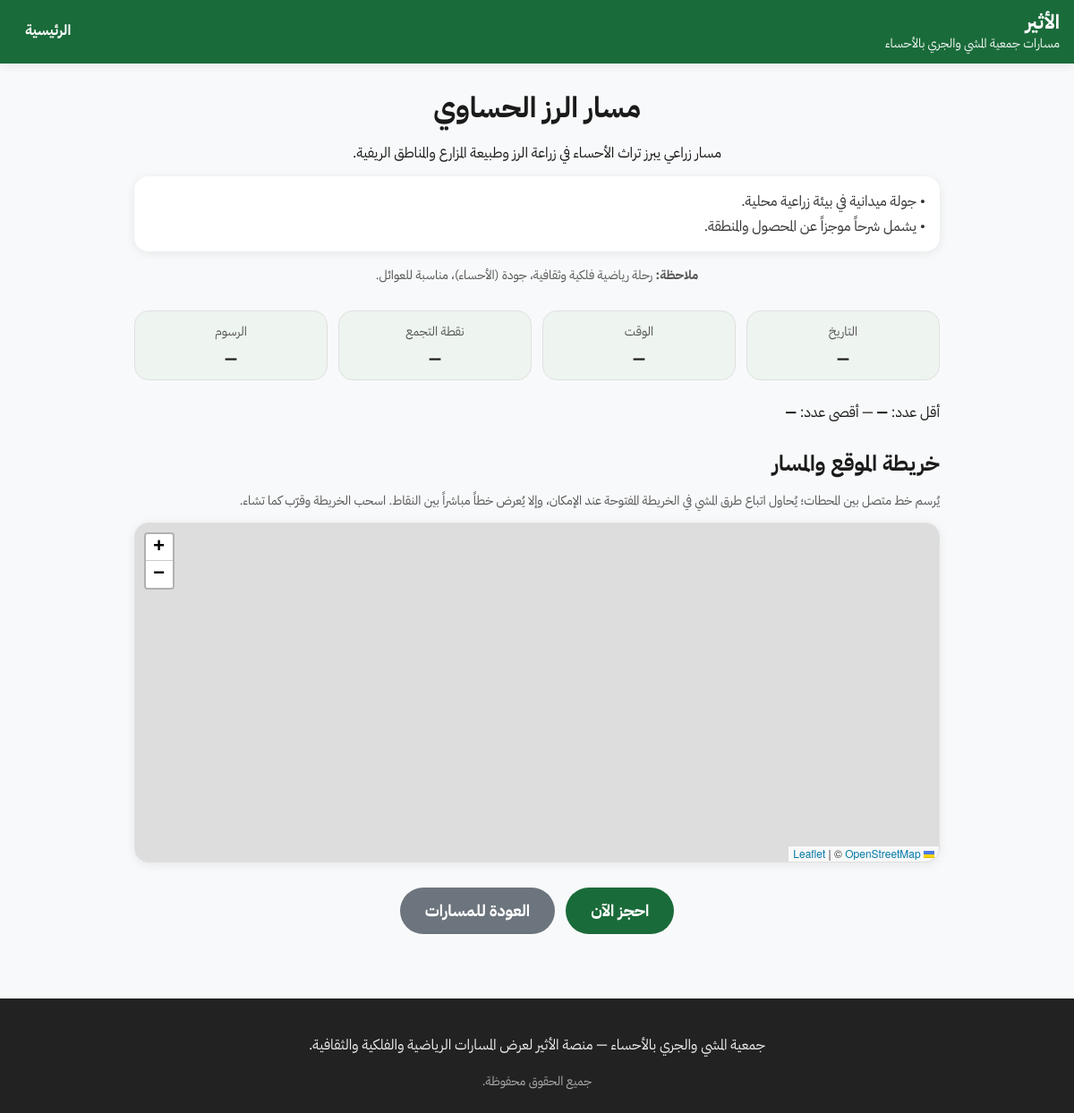
Page /route.php?id=2 on the committed database.
### tables this page shows
CREATE TABLE `routes` (
  `id` INT UNSIGNED NOT NULL AUTO_INCREMENT,
  `name` VARCHAR(255) NOT NULL,
  `description` TEXT NULL,
  `detail_extra` TEXT NULL,
  `date` DATE NULL,
  `time` TIME NULL,
  `meeting_point` VARCHAR(500) NULL,
  `price` DECIMAL(10,2) NULL,
  `min_participants` INT NULL,
  `max_participants` INT NULL,
  `location` TEXT NULL,
  `itinerary` TEXT NULL,
  `image_url` VARCHAR(1000) NULL,
  `source_url` VARCHAR(1000) NOT NULL,
  `booking_url` VARCHAR(1000) NULL,
  `type` ENUM('رياضي','فلكي','ثقافي','زراعي','مهاجر') NOT NULL DEFAULT 'رياضي',
  `map_json` TEXT NULL,
  `is_active` TINYINT(1) NOT NULL DEFAULT 1,
  `created_at` TIMESTAMP NOT NULL DEFAULT CURRENT_TIMESTAMP,
  `updated_at` TIMESTAMP NOT NULL DEFAULT CURRENT_TIMESTAMP ON UPDATE CURRENT_TIMESTAMP,
  PRIMARY KEY (`id`),
  UNIQUE KEY `uq_source_url` (`source_url`(255))
);

### functions.php (called while the page is built, shortened)
<?php
function atheerEnsureSchema(PDO $pdo): void
{
    static $done = false;
    if ($done) {
        return;
    }
    $done = true;
}
function atheerFixLegacyImagePaths(PDO $pdo): void
{
    $done = true;
}
function atheer_attach_route_maps(array $templates, callable $mkMap): array
{
    foreach ($templates as &$t) {
        $u = $t['source_url'];
    }
    return $templates;
}
function atheerApplyReferenceContentV2(PDO $pdo): void
{
    try {
        $chk = $pdo->prepare('SELECT key_value FROM settings WHERE key_name = :k LIMIT 1');
        $chk->execute(['k' => 'atheer_route_ref_v4']);
        $v = $chk->fetchColumn();
    } catch (Throwable $e) {
    }
    $mkMap = static function (array $points, ?array $center = null, int $zoom = 11): string {
        $c = $center ?? [25.3843, 49.5877];
        return json_encode([
            'center' => $c,
            'zoom'   => $zoom,
            'points' => $points,
        ], JSON_UNESCAPED_UNICODE | JSON_UNESCAPED_SLASHES);
    };
    $defaults = atheer_attach_route_maps(require __DIR__ . '/route_seed_content.php', $mkMap);
    $sql = 'UPDATE routes SET
        name = :name, description = :description, detail_extra = :detail_extra,
        `date` = :date, `time` = :time, meeting_point = :meeting_point,
        price = :price, min_participants = :minp, max_participants = :maxp,
        location = :location, itinerary = :itinerary, image_url = :image_url,
        type = :type, map_json = :map_json
        WHERE source_url = :source_url';
    $stmt = $pdo->prepare($sql);
    foreach ($defaults as $row) {
        try {
            $stmt->execute([
                'name'          => $row['name'],
                'description'   => $row['description'],
                'detail_extra'  => $row['detail_extra'],
                'date'          => $row['date'] ?? null,
                'time'          => $row['time'] ?? null,
                'meeting_point' => $row['meeting_point'] ?? null,
                'price'         => $row['price'] ?? null,
                'minp'          => $row['min_participants'] ?? null,
                'maxp'          => $row['max_participants'] ?? null,
                'location'      => $row['location'],
                'itinerary'     => $row['itinerary'] ?? null,
                'image_url'     => $row['image_url'],
                'type'          => $row['type'],
                'map_json'      => $row['map_json'],
                'source_url'    => $row['source_url'],
            ]);
        } catch (Throwable $e) {
        }
    }
}
function ensureDefaultRoutesSeeded(PDO $pdo): void
{
    $count = (int) $pdo->query('SELECT COUNT(*) FROM routes')->fetchColumn();
    if ($count > 0) {
        $done = true;
        return;
    }
}
function getRouteById(int $id): ?array
{
    $pdo = get_pdo();
    ensureDefaultRoutesSeeded($pdo);
    atheerApplyReferenceContentV2($pdo);
    $stmt = $pdo->prepare('SELECT * FROM routes WHERE id = :id AND is_active = 1 LIMIT 1');
    $stmt->execute(['id' => $id]);
    $row = $stmt->fetch();
    return $row ?: null;
}
function formatDate(?string $date): string
{
    if ($date === null || $date === '') {
        return '—';
    }
    $ts = strtotime($date);
    $days = ['الأحد', 'الإثنين', 'الثلاثاء', 'الأربعاء', 'الخميس', 'الجمعة', 'السبت'];
    $months = [
        1 => 'يناير', 2 => 'فبراير', 3 => 'مارس', 4 => 'أبريل', 5 => 'مايو', 6 => 'يونيو',
        7 => 'يوليو', 8 => 'أغسطس', 9 => 'سبتمبر', 10 => 'أكتوبر', 11 => 'نوفمبر', 12 => 'ديسمبر',
    ];
    $w = (int) date('w', $ts);
    $d = (int) date('j', $ts);
    $m = (int) date('n', $ts);
    $y = (int) date('Y', $ts);
    $monthName = $months[$m] ?? date('F', $ts);
    return $days[$w] . '، ' . $d . ' ' . $monthName . ' ' . $y;
}
function formatTime(?string $time): string
{
    if ($time === null || $time === '') {
        return '—';
    }
    return $time;
}
function siteBase(): string
{
    $script = $_SERVER['SCRIPT_NAME'] ?? '/index.php';
    $dir = str_replace('\\', '/', dirname($script));
    if ($dir === '/' || $dir === '.' || $dir === '') {
        return '';
    }
    return rtrim($dir, '/');
}
function assetUrl(string $path): string
{
    $fragment = '';
    $hashPos = strpos($path, '#');
    $query = '';
    $qPos = strpos($path, '?');
    $path = ltrim($path, '/');
    $parts = array_values(array_filter(explode('/', $path), static function ($s): bool {
        return $s !== '';
    }));
    $encoded = array_map(static function (string $segment): string {
        return rawurlencode($segment);
    }, $parts);
    $path = implode('/', $encoded);
    $base = siteBase();
    return ($base !== '' ? $base . '/' : '/') . $path . $query . $fragment;
}

### route.php (the view, shortened to what this page needs)
<?php
require_once __DIR__ . '/includes/functions.php';
$id = isset($_GET['id']) ? (int) $_GET['id'] : 0;
$route = getRouteById($id);
$name = (string) $route['name'];
$description = (string) ($route['description'] ?? '');
$detailExtra = (string) ($route['detail_extra'] ?? '');
$dateStr = formatDate(isset($route['date']) ? (string) $route['date'] : null);
$timeStr = formatTime(isset($route['time']) ? (string) $route['time'] : null);
$meeting = (string) ($route['meeting_point'] ?? '');
if ($meeting === '') {
    $meeting = '—';
}
$price = $route['price'];
$priceStr = ($price !== null && $price !== '') ? number_format((float) $price, 0, '.', '') . ' ريال' : '—';
$minP = $route['min_participants'];
$maxP = $route['max_participants'];
$loc = (string) ($route['location'] ?? '');
$book = (string) ($route['booking_url'] ?? '');
$noteLine = 'رحلة رياضية فلكية وثقافية';
if ($loc !== '') {
    $noteLine .= '، جودة (' . $loc . ')';
}
$noteLine .= '، مناسبة للعوائل.';
require __DIR__ . '/includes/header.php';
?>
<article class="route-detail" id="route-top">
    <header class="route-detail__header">
        <h1 class="route-detail__title"><?php echo htmlspecialchars($name, ENT_QUOTES | ENT_SUBSTITUTE, 'UTF-8'); ?></h1>
        <?php if ($description !== ''): ?>
        <p class="route-detail__intro"><?php echo nl2br(htmlspecialchars($description, ENT_QUOTES | ENT_SUBSTITUTE, 'UTF-8')); ?></p>
        <?php endif; ?>
        <?php if ($detailExtra !== ''): ?>
        <div class="route-detail__extra">
            <?php echo nl2br(htmlspecialchars($detailExtra, ENT_QUOTES | ENT_SUBSTITUTE, 'UTF-8')); ?>
        </div>
        <?php endif; ?>
        <p class="route-detail__note"><strong>ملاحظة:</strong> <?php echo htmlspecialchars($noteLine, ENT_QUOTES | ENT_SUBSTITUTE, 'UTF-8'); ?></p>
    </header>
    <section class="route-detail__facts" aria-label="معلومات أساسية">
        <div class="fact-card">
            <span class="fact-card__label">التاريخ</span>
            <span class="fact-card__value"><?php echo htmlspecialchars($dateStr, ENT_QUOTES | ENT_SUBSTITUTE, 'UTF-8'); ?></span>
        </div>
        <div class="fact-card">
            <span class="fact-card__label">الوقت</span>
            <span class="fact-card__value"><?php echo htmlspecialchars($timeStr, ENT_QUOTES | ENT_SUBSTITUTE, 'UTF-8'); ?></span>
        </div>
        <div class="fact-card">
            <span class="fact-card__label">نقطة التجمع</span>
            <span class="fact-card__value"><?php echo htmlspecialchars($meeting, ENT_QUOTES | ENT_SUBSTITUTE, 'UTF-8'); ?></span>
        </div>
        <div class="fact-card">
            <span class="fact-card__label">الرسوم</span>
            <span class="fact-card__value"><?php echo htmlspecialchars($priceStr, ENT_QUOTES | ENT_SUBSTITUTE, 'UTF-8'); ?></span>
        </div>
    </section>
    <section class="route-detail__participants" aria-label="عدد المشاركين">
        <p class="route-detail__participants-text">
            أقل عدد: <strong><?php echo $minP !== null && $minP !== '' ? htmlspecialchars((string) $minP, ENT_QUOTES | ENT_SUBSTITUTE, 'UTF-8') : '—'; ?></strong>
            — أقصى عدد: <strong><?php echo $maxP !== null && $maxP !== '' ? htmlspecialchars((string) $maxP, ENT_QUOTES | ENT_SUBSTITUTE, 'UTF-8') : '—'; ?></strong>
        </p>
    </section>
    <section class="route-detail__mapsec" id="route-map-block" aria-label="خريطة الموقع">
        <h2 class="route-detail__h2">خريطة الموقع والمسار</h2>
        <p class="route-detail__map-lead">يُرسم خط متصل بين المحطات؛ يُحاول اتباع طرق المشي في الخريطة المفتوحة عند الإمكان، وإلا يُعرض خطاً مباشراً بين النقاط. اسحب الخريطة وقرّب كما تشاء.</p>
        <div id="route-map" class="route-map"></div>
    </section>
    <footer class="route-detail__footer-actions">
        <?php if ($book !== ''): ?>
        <a class="btn btn--primary btn--large" href="<?php echo htmlspecialchars($book, ENT_QUOTES | ENT_SUBSTITUTE, 'UTF-8'); ?>" target="_blank" rel="noopener noreferrer">احجز الآن</a>
        <?php else: ?>
        <span class="btn btn--primary btn--large btn--disabled" aria-disabled="true">احجز الآن</span>
        <?php endif; ?>
        <a class="btn btn--muted btn--large" href="<?php echo htmlspecialchars(assetUrl('index.php'), ENT_QUOTES | ENT_SUBSTITUTE, 'UTF-8'); ?>">العودة للمسارات</a>
    </footer>
</article>
<?php
require __DIR__ . '/includes/footer.php';

### main.css (style rules this page uses)
:root { --color-primary: #1a6b3a; --color-secondary: #2d8a52; --color-bg: #f8f9fa; --color-text: #1a1a1a; --color-muted: #555555; --color-border: #e0e0e0; --shadow-card: 0 2px 12px rgba(0, 0, 0, 0.08); --radius-card: 16px; --radius-btn: 50px; }
*, *::before, *::after { box-sizing: border-box; }
html { font-size: 16px; }
body { margin: 0; min-height: 100vh; font-family: 'IBM Plex Sans Arabic', sans-serif; background: var(--color-bg); color: var(--color-text); line-height: 1.6; display: flex; flex-direction: column; }
a { color: var(--color-primary); }
h1 { font-size: 32px; font-weight: 700; margin: 0 0 0.75rem; }
h2, h3 { font-size: 24px; font-weight: 700; margin: 0 0 0.5rem; }
.btn { display: inline-block; font-family: inherit; font-size: 16px; font-weight: 700; padding: 10px 24px; border-radius: var(--radius-btn); border: none; cursor: pointer; text-align: center; text-decoration: none; transition: opacity 0.2s ease, background 0.2s ease, color 0.2s ease; }
.btn--primary { background: var(--color-primary); color: #fff; }
.btn--muted { background: #6c757d; color: #fff; }
.btn--large { padding: 12px 28px; font-size: 18px; }

### route-detail.css (style rules this page uses)
.page-route-detail .route-detail { max-width: 900px; margin: 0 auto; }
.route-detail__header { text-align: center; margin-bottom: 28px; }
.route-detail__title { font-size: 32px; font-weight: 700; margin: 0 0 12px; }
.route-detail__intro { font-size: 16px; color: var(--color-text); margin: 0 0 12px; line-height: 1.7; }
.route-detail__extra { font-size: 16px; color: #333; margin: 0 0 16px; line-height: 1.75; text-align: right; background: #fff; border-radius: 16px; box-shadow: 0 2px 12px rgba(0, 0, 0, 0.08); padding: 14px 16px; }
.route-detail__mapsec { margin-bottom: 28px; }
.route-detail__map-lead { font-size: 14px; color: var(--color-muted); margin: 0 0 12px; line-height: 1.6; }
.route-map { height: 380px; width: 100%; border-radius: 16px; overflow: hidden; box-shadow: 0 2px 12px rgba(0, 0, 0, 0.08); border: 1px solid var(--color-border); z-index: 1; }
.leaflet-container { font-family: 'IBM Plex Sans Arabic', sans-serif; }
.route-detail__note { font-size: 14px; color: var(--color-muted); margin: 0; line-height: 1.6; }
.route-detail__facts { display: grid; grid-template-columns: repeat(4, 1fr); gap: 12px; margin-bottom: 24px; }
.fact-card { background: #eef5f0; border: 1px solid var(--color-border); border-radius: var(--radius-card); padding: 12px 14px; text-align: center; box-shadow: none; }
.fact-card__label { display: block; font-size: 14px; color: var(--color-muted); margin-bottom: 6px; }
.fact-card__value { display: block; font-size: 18px; font-weight: 700; color: var(--color-text); line-height: 1.3; }
.route-detail__participants { margin-bottom: 24px; }
.route-detail__participants-text { font-size: 16px; margin: 0; }
.route-detail__h2 { font-size: 24px; font-weight: 700; margin: 0 0 12px; }
.route-detail__footer-actions { display: flex; flex-wrap: wrap; gap: 12px; justify-content: center; margin-bottom: 24px; }

### rows in the picture
routes: name "مسار الرز الحساوي", description "مسار زراعي يبرز تراث الأحساء في زراعة الرز وطبيعة المزارع والمناطق الريفية.", detail_extra "• جولة ميدانية في بيئة زراعية محلية. • يشمل شرحاً موجزاً عن المحصول والمنطقة.", location "رحلة رياضية فلكية وثقافية، جودة (الأحساء)، مناسبة للعوائل.", date "—", time "—", meeting_point "—"

### other values in the picture
$priceStr "—"
